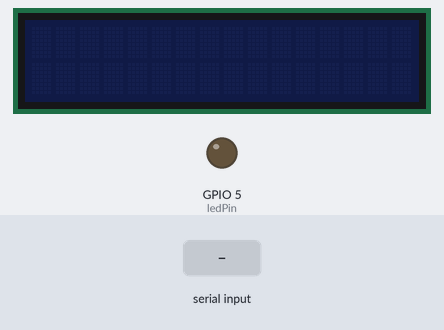
The sketch below on a simulated ESP8266 (Wemos D1 mini). Parts: 16×2 character LCD, output pins drawn as LEDs (lit = HIGH). The test bench sets the inputs (shaded band).

Above: at 1.3 s.
1.4 s: "90,45\n" received over Serial
At 2.1 s:
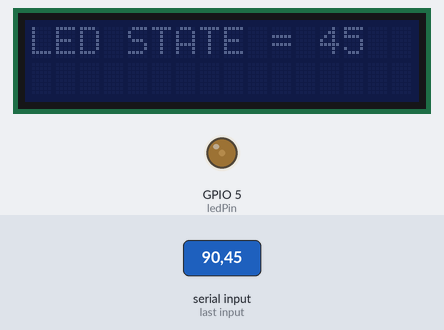
3.0 s: "30,150\n" received over Serial
At 4.3 s:
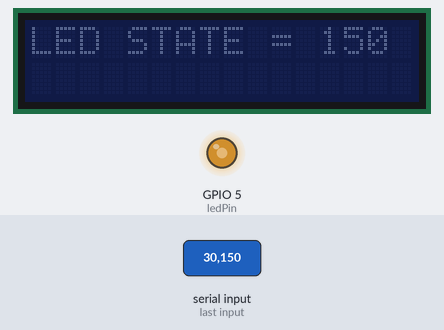
4.6 s: "200\n" received over Serial
At 5.1 s:
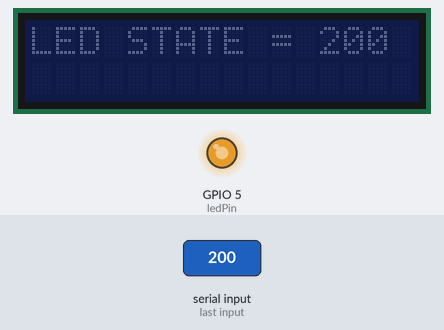
6.1 s: "90\n" received over Serial
At 7.4 s:
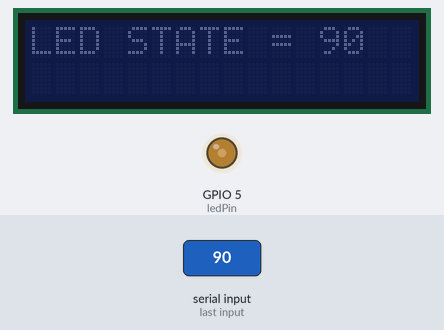
Timing chart, 0 to 8.6 s (numbered marks = the images above; inputs shaded):
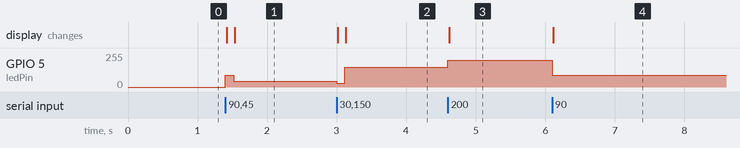

The sketch:

Dimmer.ino
```cpp
#include <Wire.h>
#include <LiquidCrystal_I2C.h>

LiquidCrystal_I2C lcd(0x27,16,2); // set the LCD address to 0x3F for a 16 chars and 2 line display
const int ledPin = 5;      // the pin that the LED is attached to

void setup() {
  lcd.init(); // initialize the lcd
  lcd.init();
  // Print a message to the LCD.
  //lcd.backlight();
  // initialize the serial communication:
  Serial.begin(9600);
  // initialize the ledPin as an output:
  pinMode(ledPin, OUTPUT);
}
int brightness;

void loop() {

  // check if data has been sent from the computer:
    while (Serial.available()) {
      brightness = Serial.parseInt();
      if (brightness > 0){
      analogWrite(ledPin, brightness);
      lcd.clear();
      lcd.setCursor(0,0);
      lcd.print("LED STATE = ");
      lcd.setCursor(12,0);
      lcd.print(brightness);
      delay(100);
      }
    }
}
```

Measured:
- after the input at 1.4 s, GPIO 5 (ledPin): 0/255 → 90/255 at once, → 45/255 0.12 s later; the display: first changes at once (image 1 shows a later state)
- after the input at 3.0 s, GPIO 5 (ledPin): 45/255 → 30/255 at once, → 150/255 0.12 s later; the display: first changes at once (image 2 shows a later state)
- after the input at 4.6 s, GPIO 5 (ledPin): 150/255 → 200/255 at once; the display: changes at once (image 3)
- after the input at 6.1 s, GPIO 5 (ledPin): 200/255 → 90/255 at once; the display: changes at once (image 4)
